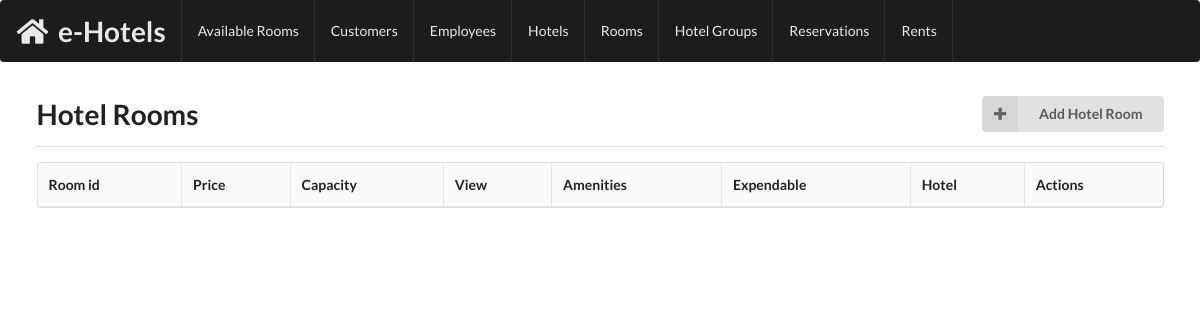
Before: /rooms with the older database file.
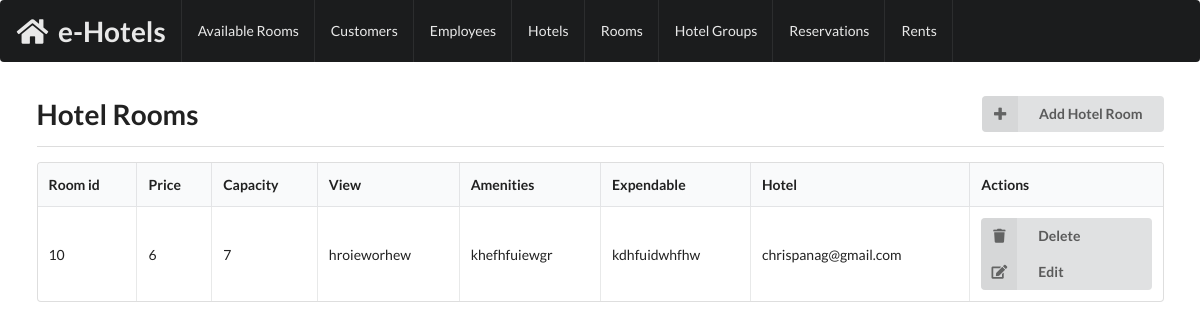
After: the same page with the newer database file.
### tables this page shows
CREATE TABLE `ROOMS` (
  `id` int(11) NOT NULL,
  `price` int(255) NOT NULL,
  `capacity` int(255) NOT NULL,
  `view` varchar(255) NOT NULL,
  `amenities` varchar(255) NOT NULL,
  `repairs_need` varchar(255) NOT NULL,
  `expendable` varchar(255) NOT NULL,
  `hotel_id` int(11) NOT NULL
);

CREATE TABLE `HOTELS` (
  `id` int(11) NOT NULL,
  `email_address` varchar(255) NOT NULL,
  `phone_number` varchar(255) NOT NULL,
  `stars` enum('0','1','2','3','4','5') NOT NULL,
  `hotel_group_id` int(11) NOT NULL,
  `address_id` int(11) NOT NULL
);

### controllers/view_controller.php (called while the page is built, shortened)
<?php
    class View {
        function __construct($name, $variables, $type = "View") {
            $this->name = $name;
            $this->values = array();
            foreach($variables as $key => $value) {
                $this->values[$key] = $value;
            }
        }
        function render() {
            $values = $this->values;
            require_once '../templates/header.php';
            require_once '../views/'.$this->name.'.php';
            require_once '../templates/footer.php';
        }
    }
?>

### controllers/room_controller.php (called while the page is built, shortened)
<?php
require_once '../models/room.php';
require_once '../models/hotel.php';
require_once '../controllers/view_controller.php';
class RoomController {
    function showAll() {
        $rooms = Room::fetchAll();
        (new View('rooms', array('rooms' => $rooms)
        ))->render();
        die();
    }
}
?>

### models/room.php (called while the page is built, shortened)
<?php
require_once '../models/hotel.php';
require_once '../models/reservation.php';
class Room {
    private function isAssoc(array $arr) {
        return array_keys($arr) !== range(0, count($arr) - 1);
    }
    function __construct($room_data) {
        if (!Room::isAssoc($room_data)) {
            $this->id = $room_data[0];
            $this->price = $room_data[1];
            $this->capacity = $room_data[2];
            $this->view = $room_data[3];
            $this->amenities = $room_data[4];
            $this->expendable = $room_data[6];
            $this->hotel_id = $room_data[7];
        }
    }
    function hotel() {
        global $con;
        $result = $con->query("SELECT * FROM HOTELS WHERE id=".$this->hotel_id);
        $results = $result->fetch_all();
        return new Hotel($results[0]);
    }
    static function fetchAll() {
        global $con;
        $result = $con->query("SELECT * FROM ROOMS");
        $rooms_data = $result->fetch_all();
        return array_map(array('Room','createRoom'), $rooms_data);
    }
}
?>

### models/hotel.php (called while the page is built, shortened)
<?php
class Hotel {
    private function isAssoc(array $arr) {
        return array_keys($arr) !== range(0, count($arr) - 1);
    }
    function __construct($hotel_data) {
        if (!Hotel::isAssoc($hotel_data)) {
            $this->email = $hotel_data[1];
        } else {
            $this->email = $hotel_data["email"];
            $this->phone = $hotel_data["phone"];
            $this->stars = $hotel_data["stars"];
            $this->hotel_group_id = $hotel_data["hotel_group_id"];
            $this->address = new Address($hotel_data);
        }
    }
}
?>

### views/rooms.php (the view, shortened to what this page needs)
<?php
    include '../templates/title.php';
?>
<table class="ui celled table">
  <thead>
    <tr><th>Room id</th>
    <th>Price</th>
    <th>Capacity</th>
    <th>View</th>
    <th>Amenities</th>
    <th>Expendable</th>
    <th>Hotel</th>
    <th>Actions</th>
  </tr></thead>
  <tbody>
  <?php
    foreach ($values["rooms"] as $room) {
  ?>
    <tr>
      <td><?php echo($room->id) ?></td>
      <td><?php echo($room->price) ?></td>
      <td><?php echo($room->capacity) ?></td>
      <td><?php echo($room->view) ?></td>
      <td><?php echo($room->amenities) ?></td>
      <td><?php echo($room->expendable) ?></td>
      <td><?php echo($room->hotel()->email) ?></td>
      <td>
      <div class="ui fluid vertical labeled icon buttons">
        <a href="./deleteRoom?id=<?php echo($room->id) ?>"
        <button class="ui button">
          <i class="trash icon"></i>
          Delete
        </a>
        <button class="ui button">
          <i class="edit icon"></i>
          Edit
        </button>
      </div>
      </td>
    </tr>
  <?php } ?>
  </tbody>
</table>

Changed rows visible on the page:
added rooms: id "10", price "6", capacity "7", view "hroieworhew", amenities "khefhfuiewgr", expendable "kdhfuidwhfhw", hotel.email_address "chrispanag@gmail.com"
